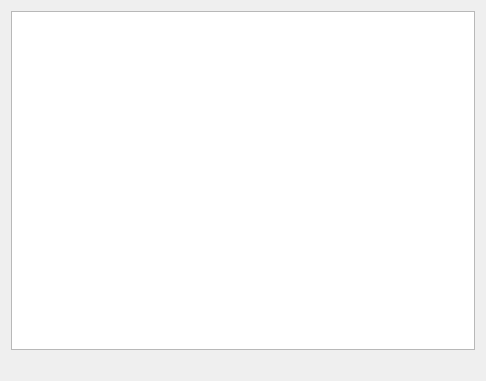
<?xml version="1.0" encoding="UTF-8"?>
<ui version="4.0">
 <class>ShaderCodeContainer</class>
 <widget class="QWidget" name="ShaderCodeContainer">
  <property name="geometry">
   <rect>
    <x>0</x>
    <y>0</y>
    <width>486</width>
    <height>381</height>
   </rect>
  </property>
  <property name="palette">
   <palette>
    <active>
     <colorrole role="Text">
      <brush brushstyle="SolidPattern">
       <color alpha="255">
        <red>25</red>
        <green>25</green>
        <blue>25</blue>
       </color>
      </brush>
     </colorrole>
    </active>
    <inactive>
     <colorrole role="Text">
      <brush brushstyle="SolidPattern">
       <color alpha="255">
        <red>25</red>
        <green>25</green>
        <blue>25</blue>
       </color>
      </brush>
     </colorrole>
    </inactive>
    <disabled>
     <colorrole role="Text">
      <brush brushstyle="SolidPattern">
       <color alpha="255">
        <red>159</red>
        <green>158</green>
        <blue>158</blue>
       </color>
      </brush>
     </colorrole>
    </disabled>
   </palette>
  </property>
  <property name="windowTitle">
   <string>Form</string>
  </property>
  <property name="styleSheet">
   <string notr="true"/>
  </property>
  <layout class="QVBoxLayout" name="verticalLayout">
   <item>
    <widget class="QTextEdit" name="shaderCodeBox">
     <property name="palette">
      <palette>
       <active>
        <colorrole role="Text">
         <brush brushstyle="SolidPattern">
          <color alpha="255">
           <red>0</red>
           <green>0</green>
           <blue>0</blue>
          </color>
         </brush>
        </colorrole>
       </active>
       <inactive>
        <colorrole role="Text">
         <brush brushstyle="SolidPattern">
          <color alpha="255">
           <red>0</red>
           <green>0</green>
           <blue>0</blue>
          </color>
         </brush>
        </colorrole>
       </inactive>
       <disabled>
        <colorrole role="Text">
         <brush brushstyle="SolidPattern">
          <color alpha="255">
           <red>159</red>
           <green>158</green>
           <blue>158</blue>
          </color>
         </brush>
        </colorrole>
       </disabled>
      </palette>
     </property>
     <property name="acceptRichText">
      <bool>false</bool>
     </property>
    </widget>
   </item>
   <item>
    <widget class="QLabel" name="cursorPositionLabel">
     <property name="enabled">
      <bool>false</bool>
     </property>
     <property name="layoutDirection">
      <enum>Qt::RightToLeft</enum>
     </property>
     <property name="text">
      <string/>
     </property>
     <property name="alignment">
      <set>Qt::AlignRight|Qt::AlignTrailing|Qt::AlignVCenter</set>
     </property>
    </widget>
   </item>
  </layout>
 </widget>
 <resources/>
 <connections/>
</ui>
